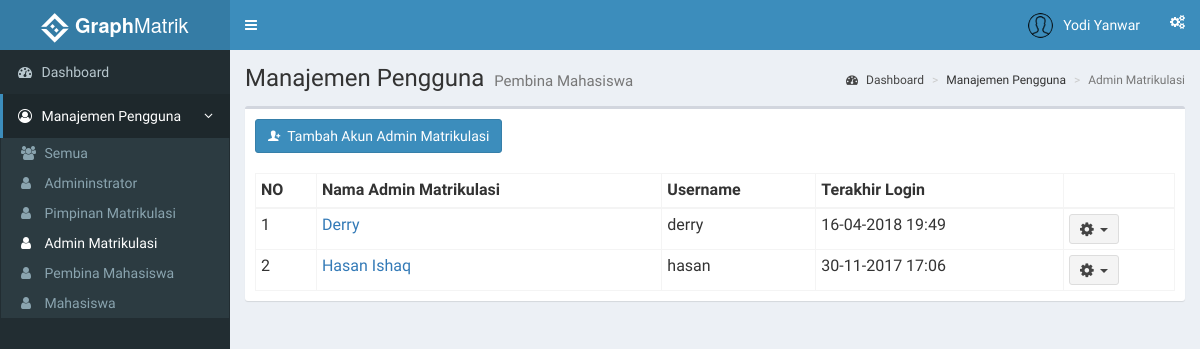
Before: /index.php?page=adminmatrik (signed in) with the older database file.
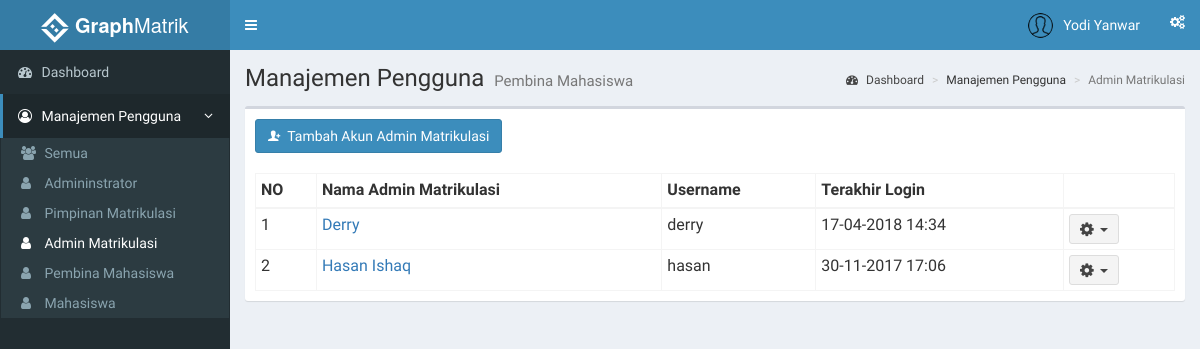
After: the same page with the newer database file.
### tables this page shows
CREATE TABLE `adminmatrik` (
  `id_adminmatrik` int(3) NOT NULL,
  `nama` varchar(35) NOT NULL,
  `telp` varchar(13) DEFAULT NULL,
  `email` varchar(35) DEFAULT NULL,
  `j_kelamin` varchar(15) NOT NULL,
  `tgl_lahir` date DEFAULT NULL,
  `id_user` int(11) DEFAULT NULL,
  `avatar` varchar(100) DEFAULT NULL
);

CREATE TABLE `users` (
  `id_user` int(11) NOT NULL,
  `username` varchar(30) NOT NULL,
  `password` varchar(50) NOT NULL,
  `password_default` int(1) NOT NULL,
  `level` int(11) NOT NULL,
  `last_login` datetime NOT NULL
);

### functions.php (called while the page is built, shortened)
<?php
	function tampilAdminmatrik(){
		$ambildata = mysql_query("SELECT adminmatrik.*, users.* FROM users INNER JOIN adminmatrik ON adminmatrik.id_user = users.id_user ORDER BY nama") or die(mysql_error());
		if (mysql_num_rows($ambildata) > 0) {
			while ($ad = mysql_fetch_assoc($ambildata))
				$data[] = $ad;
				return $data;
		} else{
			echo "Daftar pembina kosong";
		}
	}
 ?>

### role/admin/adminmatrik.php (the view, shortened to what this page needs)
<?php
  include 'functions.php';
 ?>
    <section class="content-header">
      <h1>
        Manajemen Pengguna
        <small>Pembina Mahasiswa</small>
      </h1>
      <ol class="breadcrumb">
        <li><a href="/simon"><i class="fa fa-dashboard"></i>&nbsp;Dashboard</a></li>
        <li>Manajemen Pengguna</li>
        <li class="active">Admin Matrikulasi</li>
      </ol>
    </section>
    <section class="content">
      <div class="row">
        <div class="col-xs-12">
          <div class="box">
            <div class="box-header">
             <button class="btn btn-primary" data-toggle="modal" data-target="#tambahPembina"><i class="ion ion-person-add"></i>&nbsp;&nbsp;Tambah Akun Admin Matrikulasi</button>
            </div>
            <div class="box-body">
              <table id="tablePembina" class="table table-bordered table-hover table-condensed">
                <thead>
                  <tr>
                    <th>NO</th>
                    <th>Nama Admin Matrikulasi</th>
                    <th>Username</th>
                    <th>Terakhir Login</th>
                    <th></th>
                  </tr>
                </thead>
                <tbody>
                  <?php
                    $dataAdminMatrik = tampilAdminmatrik();
                    $no = 1;
                    foreach($dataAdminMatrik as $row){
                   ?>
                <tr>
                  <td><?php echo $no ?></td>
                  <td><?php echo "<a href='index.php?page=adminmatrikdetails&id=".$row['id_user']."'>".$row['nama']."</a>" ?></td>
                  <td><?php echo $row['username'] ?></td>
                  <td><?php if ($row['last_login'] == '0000-00-00 00:00:00'){ echo 'Belum Pernah';}else{ echo date("d-m-Y H:i", strtotime($row['last_login'])) ;}
                  ?></td>
                  <td>
                    <div class="dropdown">
                      <button class="btn btn-default btn-sm dropdown-toggle " type="button" data-toggle="dropdown">
                        <i class="fa fa-cog fa-lg"></i>&nbsp;&nbsp;<span class="caret"></span>
                      </button>
                    </div>
                  </td>
                </tr>
                  <?php
                    $no++; }
                   ?>
                </tbody>
              </table>
            </div>
          </div>
        </div>
      </div>
    </section>

Changed rows visible on the page:
changed through a linked row, adminmatrik "Derry": id_user.last_login "16-04-2018 19:49" → "17-04-2018 14:34"
